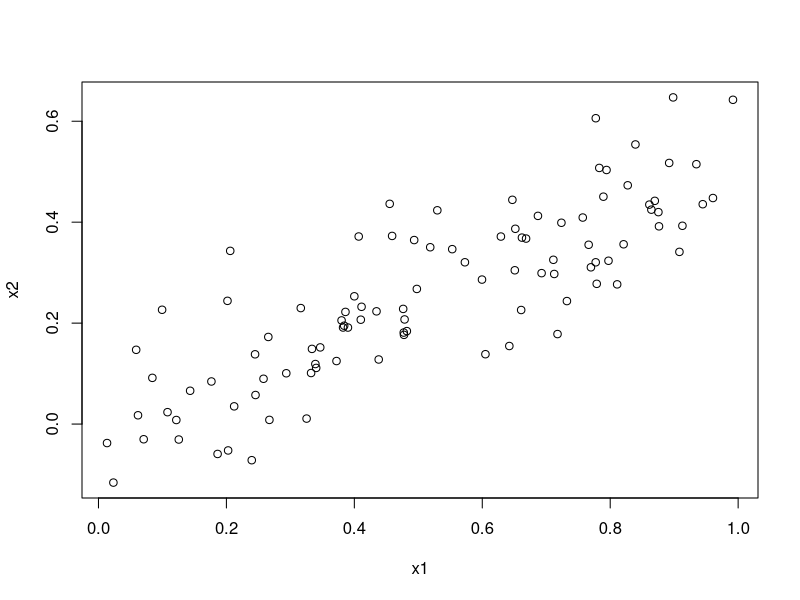
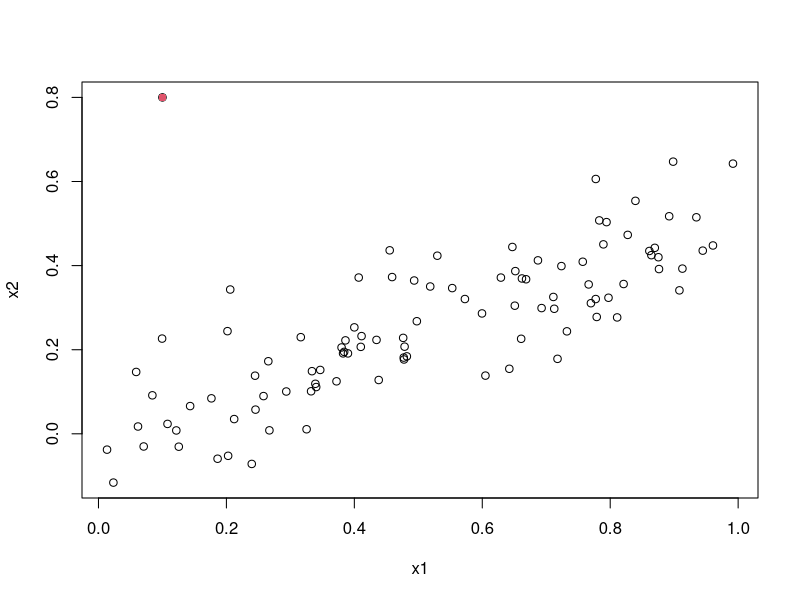
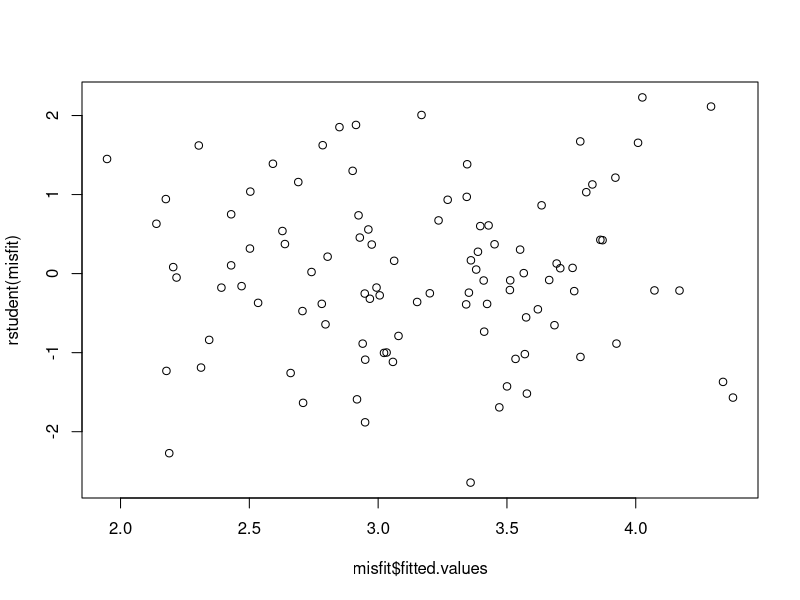
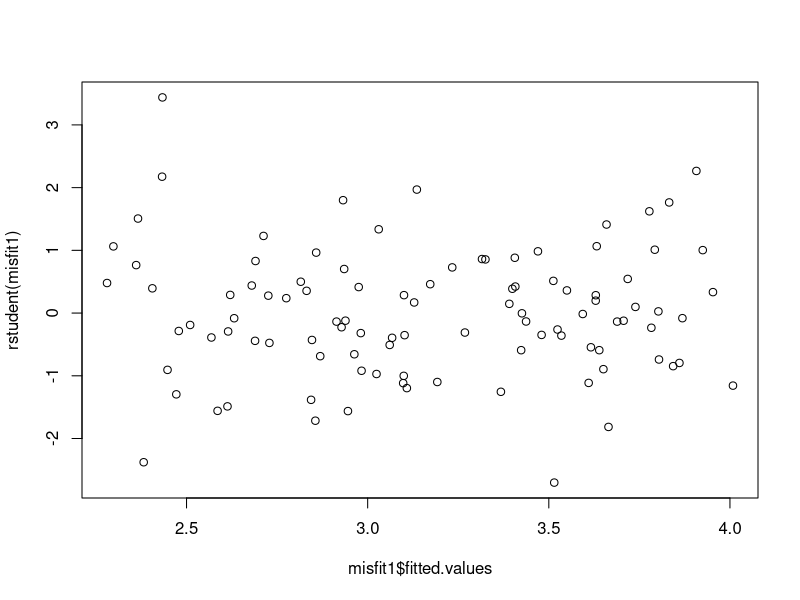
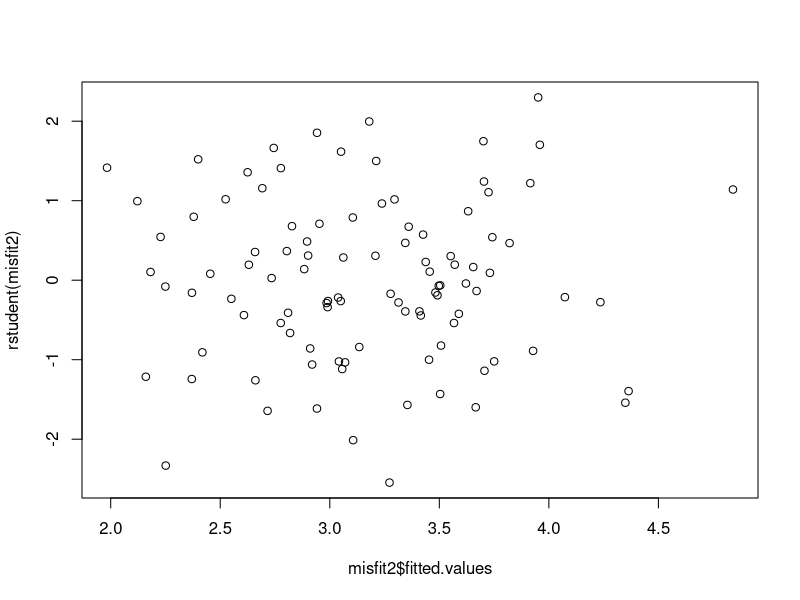

The R source for these figures, in order:
## ---- chunk 1
#| eval: true
set.seed(1)
x1 <- runif(100)
x2 <- 0.5 * x1 + rnorm (100) / 10
y <- 2 + 2 * x1 + 0.3 * x2 + rnorm (100)
## ---- chunk 2
# y = beta0 + beta1 x1 + beta2 x2 + epsilon
# beta0 = 2; beta1 = 2, beta2 = 0.3
## ---- chunk 3
plot(x1, x2)
## ---- chunk 4
fit <- lm(y ~ x1 + x2)
round(summary(fit)$coef, 3)
## ---- chunk 5
fit1 <- lm(y ~ x1)
round(summary(fit1)$coef, 3)
## ---- chunk 6
fit2 <- lm(y ~ x2)
round(summary(fit2)$coef, 3)
## ---- chunk 7
# No, because x1 and x2 have collinearity, it is hard to distinguish their effects when regressed upon together. When they are regressed upon separately, the linear relationship between y and each predictor is indicated more clearly. When using two variables that are highly collinear, the effect on the response of one variable can be masked by the other.
## ---- chunk 8
x1 <- c(x1, 0.1)
x2 <- c(x2, 0.8)
y <- c(y, 6)
plot(x1, x2)
points(0.1, 0.8, pch = 16, col = 2)
## ---- chunk 9
misfit <- lm(y ~ x1 + x2)
round(summary(misfit)$coef, 3)
misfit1 <- lm(y ~ x1)
round(summary(misfit1)$coef, 3)
misfit2 <- lm(y ~ x2)
round(summary(misfit2)$coef, 3)
## ---- chunk 10
plot(misfit$fitted.values, rstudent(misfit))
rstud <- round(sort(rstudent(misfit), decreasing = TRUE), 2)
rstud[abs(rstud) > 2]
hatval <- round(sort(hatvalues(misfit), decreasing = TRUE), 2)
hatval[hatval > 2 * 3 / 101]
## ---- chunk 11
plot(misfit1$fitted.values, rstudent(misfit1))
rstud1 <- round(sort(rstudent(misfit1), decreasing = TRUE), 2)
rstud1[abs(rstud1) > 2]
hatval1 <- round(sort(hatvalues(misfit1), decreasing = TRUE), 2)
hatval1[hatval1 > 2 * 2 / 101]
## ---- chunk 12
plot(misfit2$fitted.values, rstudent(misfit2))
rstud2 <- round(sort(rstudent(misfit2), decreasing = TRUE), 2)
rstud2[abs(rstud2) > 2]
hatval2 <- round(sort(hatvalues(misfit2), decreasing = TRUE), 2)
hatval2[hatval2 > 2 * 2 / 101]
